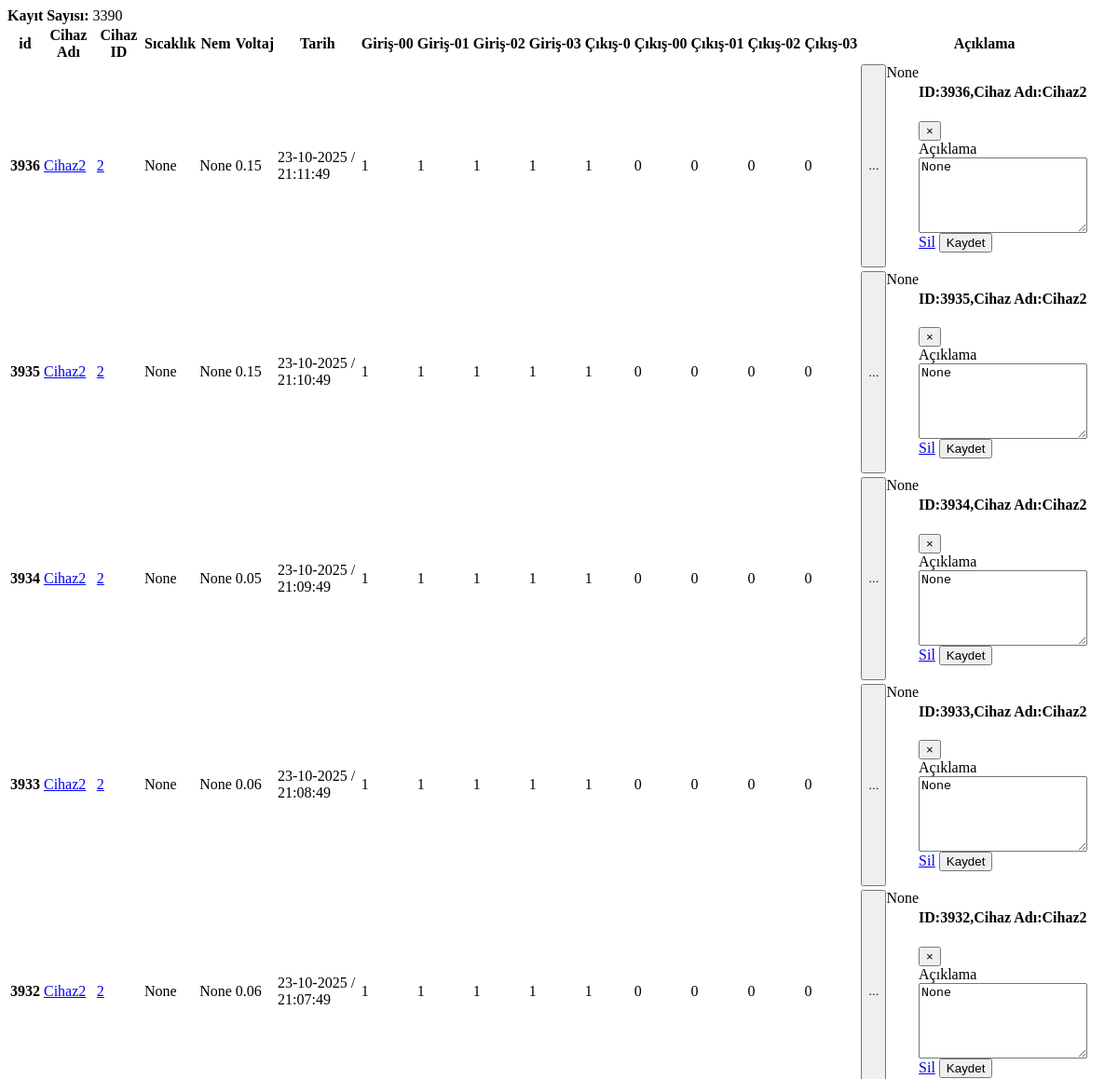
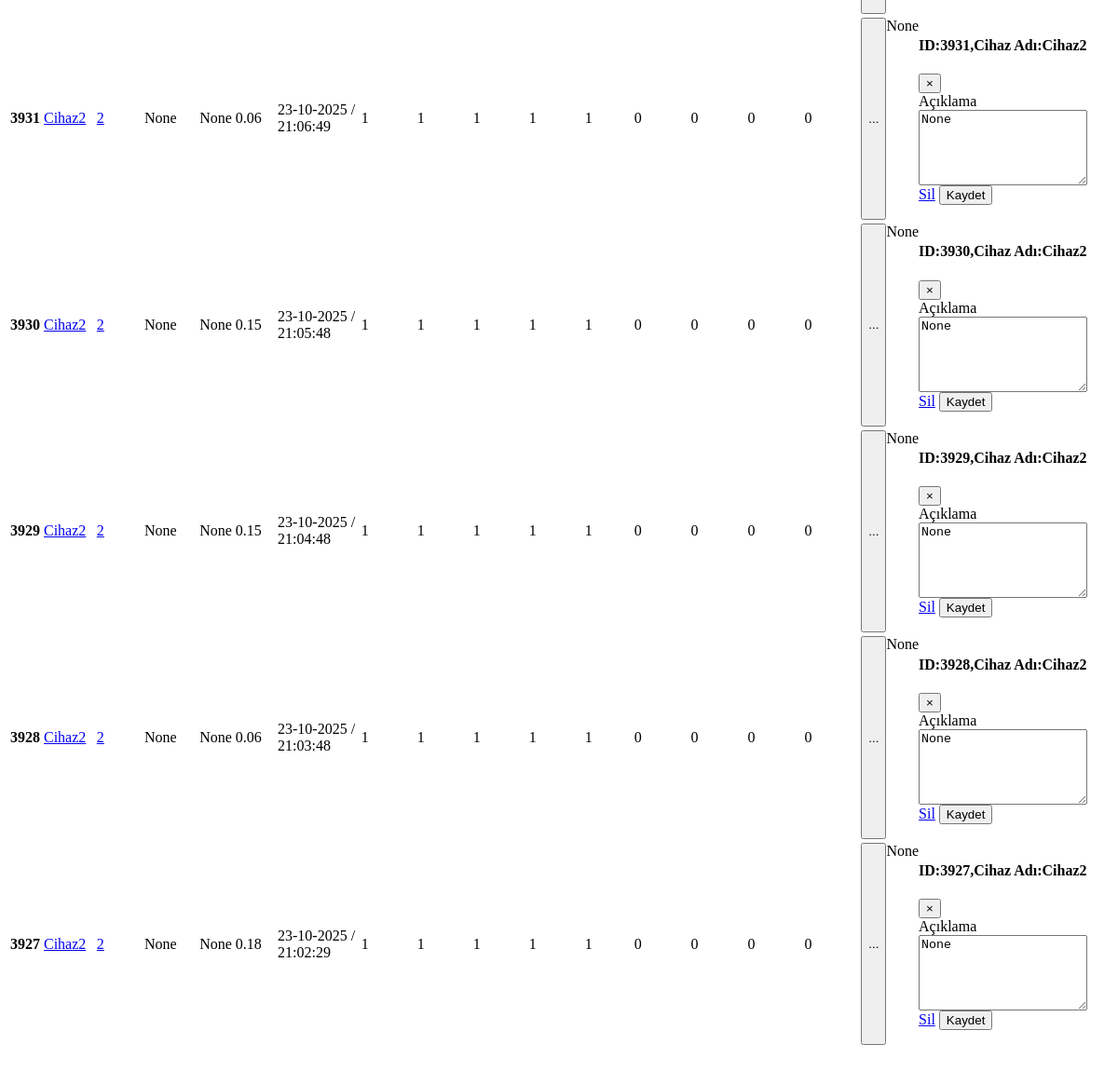
/tempList, run on an earlier commit of the app's database (2 pictures, top to bottom).
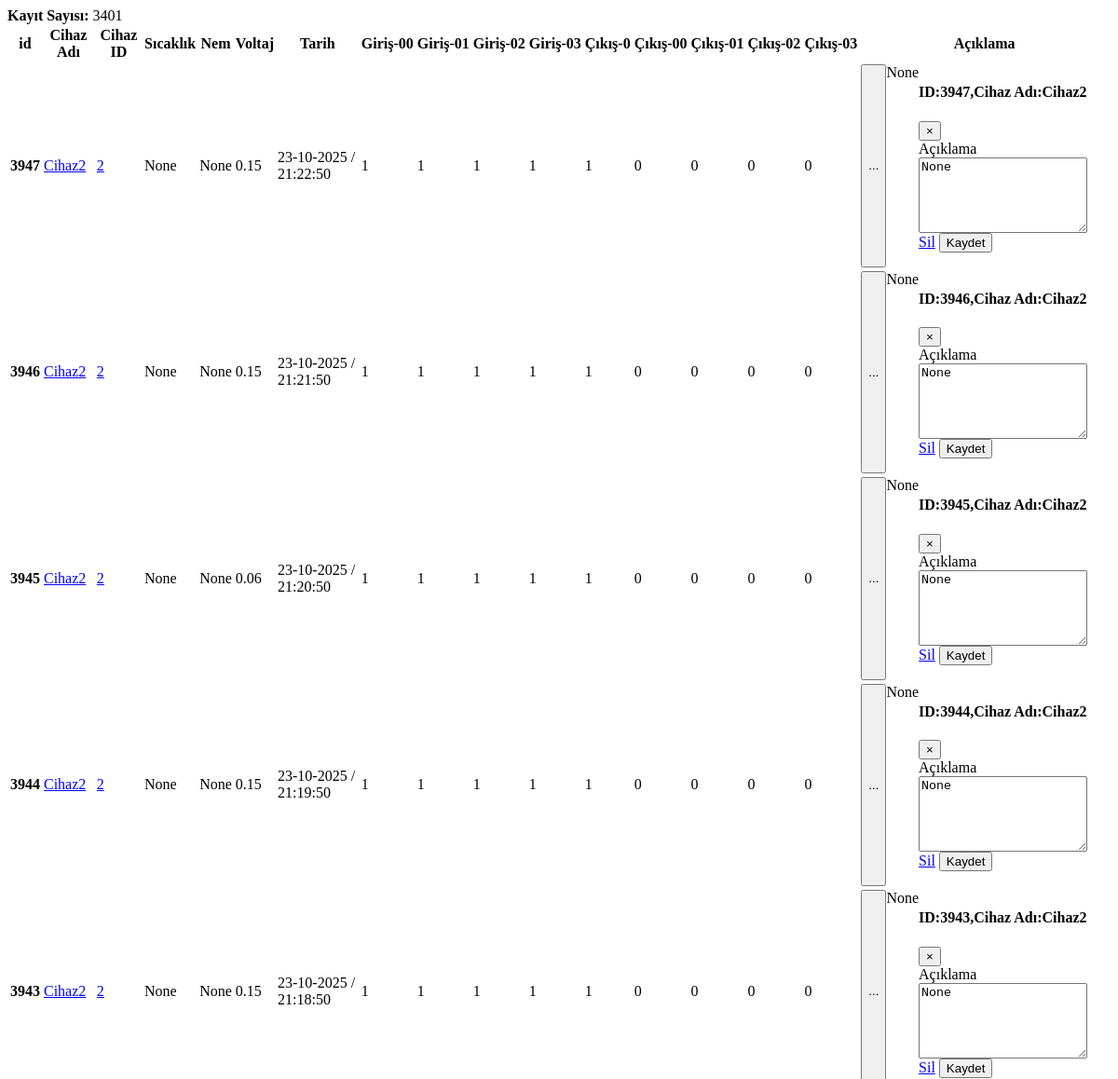
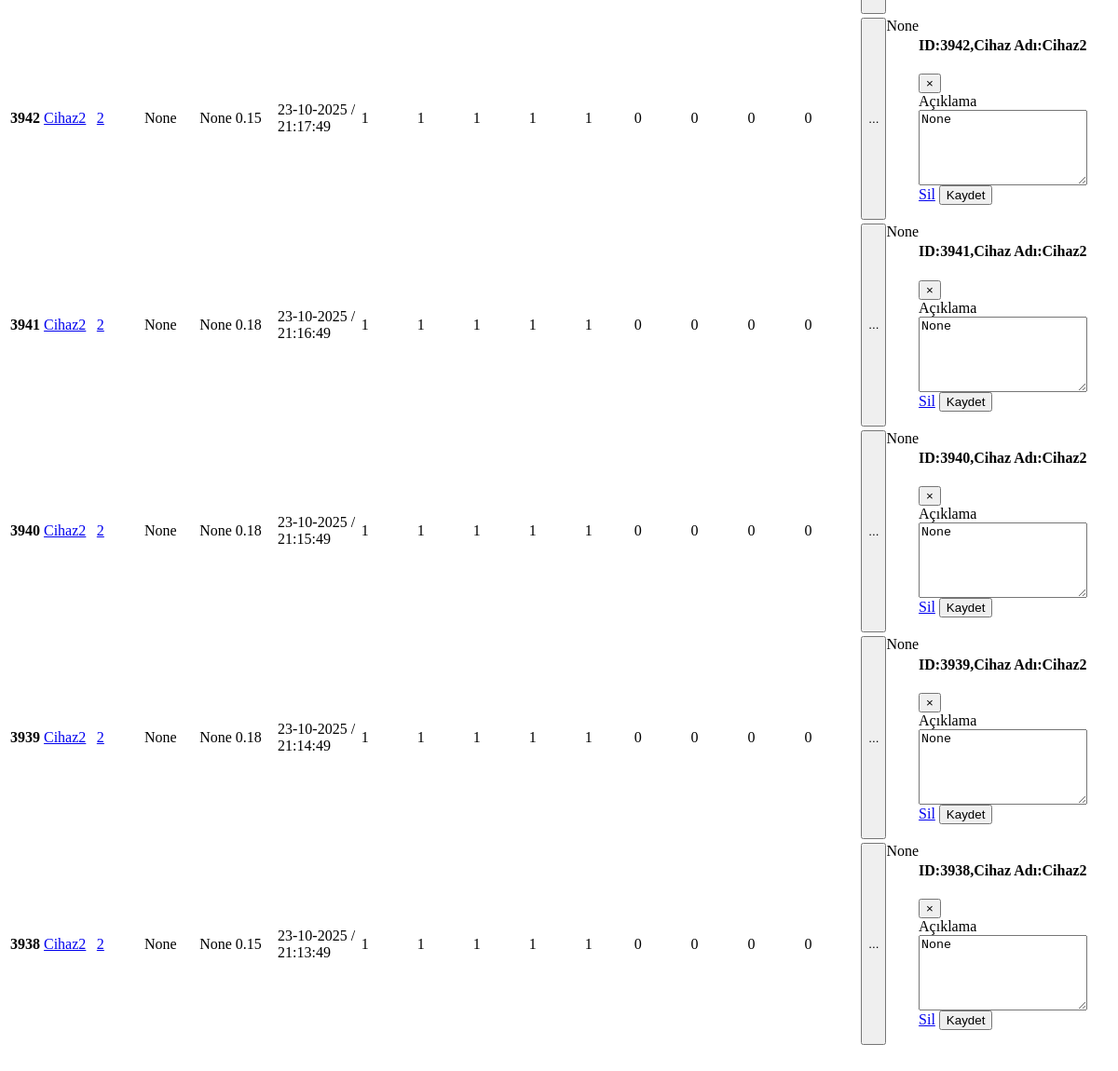
And on a later commit of the database (2 pictures, top to bottom).
### app_monitor/models.py (models this page shows, shortened)
class Temperature(models.Model):
    id=models.BigAutoField(primary_key=True,db_column='ID')
    temperature=models.FloatField(blank=True,null=True)
    humidity=models.FloatField(blank=True,null=True)
    volcum=models.FloatField(blank=True,null=True)
    date=models.DateTimeField()
    mail=models.BooleanField(default=False)
    additionalText=models.CharField(blank=True,null=True, max_length=50)
    device_id=models.ForeignKey(Device,on_delete=models.CASCADE,null=True, blank=True)
    device_name=models.CharField(blank=True,null=True, max_length=50)
    cikis0=models.CharField(blank=True,null=True, max_length=5)
    cikis00=models.CharField(blank=True,null=True, max_length=5)
    cikis01=models.CharField(blank=True,null=True, max_length=5)
    cikis02=models.CharField(blank=True,null=True, max_length=5)
    cikis03=models.CharField(blank=True,null=True, max_length=5)
    input00=models.CharField(blank=True,null=True, max_length=1)
    input01=models.CharField(blank=True,null=True, max_length=1)
    input02=models.CharField(blank=True,null=True, max_length=1)
    input03=models.CharField(blank=True,null=True, max_length=1)
    tag_id=models.ForeignKey(RFID_Kisi,on_delete=models.CASCADE,null=True,blank=True)
    staff_name=models.CharField(blank=True,null=True, max_length=30)

class Device(models.Model):
    device_id=models.IntegerField(primary_key=True,db_column='ID')
    device_name=models.CharField(blank=True,null=True, max_length=20)
    device_ip=models.CharField(blank=True,null=True, max_length=20)
    device_port=models.IntegerField(blank=True,null=True)
    device_function=models.CharField(blank=True,null=True, max_length=20)
    device_state=models.BooleanField(blank=True,null=True,default=False) #241225
    def __str__(self):
        return(f"{self.device_id}")

### app_monitor/views.py (the view)
# urls.py: path('tempList',tempList,name="tempList"),
def tempList(request):
    tempsajax = Temperature.objects.order_by('-id')[:10]
    deviceAll = Temperature.objects.order_by('-id')
    kayit_sayisi_total_ajax = Temperature.objects.count()
    cihaz_isimleri_query=Temperature.objects.values("device_name").distinct()
    cihaz_isimleri=[]
    for cihaz in cihaz_isimleri_query:
        cihaz_isimleri.append(list(cihaz.values())[0]) #cihaz isimlerini dizi olarak elde ettik.
    print("Templist girdi....")
    paginator = Paginator(deviceAll, 10)  # Show 10 contacts per page.
    device_search_count = deviceAll.count()
    page_number = request.GET.get('page')
    devicePaginator = paginator.get_page(page_number)
    tempsajax = paginator.get_page(page_number)
    context=dict(
        tempsajax=tempsajax,
        devicePaginator=devicePaginator,
        kayit_sayisi_total_ajax=kayit_sayisi_total_ajax,
    )
    return render(request, 'app_monitor/temperature_ajax.html', context)

### app_monitor/templates/app_monitor/temperature_ajax.html (shortened to what this page needs)
<b>Kayıt Sayısı: </b>{{kayit_sayisi_total_ajax}} <br>
   <table class="table table-hover">
  <thead>
     <tr>
       <th scope="col">id</th>
       <th scope="col">Cihaz Adı</th>
       <th scope="col">Cihaz ID</th>
       <th scope="col">Sıcaklık</th>
       <th scope="col">Nem</th>
       <th scope="col">Voltaj</th>
       <th scope="col">Tarih</th>
       <th scope="col">Giriş-00</th>
       <th scope="col">Giriş-01</th>
       <th scope="col">Giriş-02</th>
       <th scope="col">Giriş-03</th>
       <th scope="col">Çıkış-0</th>
       <th scope="col">Çıkış-00</th>
       <th scope="col">Çıkış-01</th>
       <th scope="col">Çıkış-02</th>
       <th scope="col">Çıkış-03</th>
       <th scope="col">Açıklama</th>
     </tr>
   </thead>
 <tbody>
 {% for temp in devicePaginator %}
   <tr>
       {% if temp.temperature >= 45 %}
     <th scope="row" style="background-color:#FF0000">{{temp.id}}</th>
     <td style="background-color:#FF0000">{{temp.temperature}}</td>
      <td style="background-color:#FF0000"> {{temp.date|date:'Y-m-d H:i:s'}}</td>
           {% if temp.mailSend == False %}
           <td style="background-color:#FF0000"> {{temp.mailSend}}</td>
           {% else %}
           <td style="background-color:#0000FF"> {{temp.mailSend}}</td>
           {% endif %}
       {% else %}
     <th scope="row" >{{temp.id}}</th>
     <td> <a target="_blank" href="/app_monitor/cihazlar/cihaz_adi={{temp.device_name}}" >{{temp.device_name}}</a> </td>
     <td> <a target="_blank" href="/app_monitor/cihazlar/cihaz_id={{temp.device_id}}" >{{temp.device_id}}</a> </td>
     <td >{{temp.temperature}}</td>
     <td >{{temp.humidity}}</td>
     <td >{{temp.volcum}}</td>
     <td > {{temp.date|date:'d-m-Y / H:i:s'}}</td>
     {% if temp.input00 == "0" %} <td style="background-color:orange">{{temp.input00}}</td> {% else %} <td >{{temp.input00}}</td> {% endif %}
     {% if temp.input01 == "0" %} <td style="background-color:orange;">{{temp.input01}}</td> {% else %} <td >{{temp.input01}}</td> {% endif %}
     <td >{{temp.input02}}</td>
     <td >{{temp.input03}}</td>
     <td >{{temp.cikis0}}</td>
     <td >{{temp.cikis00}}</td>
     <td >{{temp.cikis01}}</td>
     <td >{{temp.cikis02}}</td>
     <td >{{temp.cikis03}}</td>
     <td style="display: flex;text-align:start;vertical-align:middle">
      <button type="button" data-bs-toggle="modal" data-bs-target="#modal{{temp.id}}" data-bs-toggle="modal">...</button>
      <span class="d-inline-block text-truncate" style="max-width: 150px;" >{{temp.additionalText}}</span>
      <div class="modal" id="modal{{temp.id}}" data-bs-backdrop="static" tabindex="-1">
        <div class="modal-dialog">
          <div class="modal-content">
            <div class="modal-header">
              <h4 class="modal-title">ID:{{temp.id}},Cihaz Adı:{{temp.device_name}}  </h4>
              <button type="button" class="close" data-bs-dismiss="modal">&times;</button>
            </div>
            <form action="/app_monitor/additional_text">
            <div class="modal-body">
                <div class="mb-3">
                  <label for="acknowledge">Açıklama</label>
                  <textarea class="form-control" name="additional_text" id="additional_text" rows="5" >{{temp.additionalText}}</textarea>
                </div>
              </div>
              <div class="modal-footer">
                <a class="btn btn-secondary" href="/app_monitor/additional_text_sil/{{temp.id}}" > Sil</a>
                <button type="submit" class="btn btn-primary" data-bs-dismiss="modal" id="modal_kaydet">Kaydet </button>
              </div>
            </form>
          </div>
        </div>
      </div>
    </td>
     {% endif %}
   </tr>
 {% endfor %}
 </tbody>
</table>

What changed in the data, as far as the page shows it:
no longer on this page (row unchanged): Temperature: id "3936", device_name "Cihaz2", device_id "2", temperature "None", humidity "None", volcum "0.15", date "23-10-2025 / 21:11:49", input00 "1", input01 "1", input02 "1", input03 "1", cikis0 "1", cikis00 "0", cikis01 "0", cikis02 "0", cikis03 "0", additionalText "None", additional_text "None"
no longer on this page (row unchanged): Temperature: id "3935", device_name "Cihaz2", device_id "2", temperature "None", humidity "None", volcum "0.15", date "23-10-2025 / 21:10:49", input00 "1", input01 "1", input02 "1", input03 "1", cikis0 "1", cikis00 "0", cikis01 "0", cikis02 "0", cikis03 "0", additionalText "None", additional_text "None"
no longer on this page (row unchanged): Temperature: id "3934", device_name "Cihaz2", device_id "2", temperature "None", humidity "None", volcum "0.05", date "23-10-2025 / 21:09:49", input00 "1", input01 "1", input02 "1", input03 "1", cikis0 "1", cikis00 "0", cikis01 "0", cikis02 "0", cikis03 "0", additionalText "None", additional_text "None"
no longer on this page (row unchanged): Temperature: id "3933", device_name "Cihaz2", device_id "2", temperature "None", humidity "None", volcum "0.06", date "23-10-2025 / 21:08:49", input00 "1", input01 "1", input02 "1", input03 "1", cikis0 "1", cikis00 "0", cikis01 "0", cikis02 "0", cikis03 "0", additionalText "None", additional_text "None"
no longer on this page (row unchanged): Temperature: id "3932", device_name "Cihaz2", device_id "2", temperature "None", humidity "None", volcum "0.06", date "23-10-2025 / 21:07:49", input00 "1", input01 "1", input02 "1", input03 "1", cikis0 "1", cikis00 "0", cikis01 "0", cikis02 "0", cikis03 "0", additionalText "None", additional_text "None"
no longer on this page (row unchanged): Temperature: id "3931", device_name "Cihaz2", device_id "2", temperature "None", humidity "None", volcum "0.06", date "23-10-2025 / 21:06:49", input00 "1", input01 "1", input02 "1", input03 "1", cikis0 "1", cikis00 "0", cikis01 "0", cikis02 "0", cikis03 "0", additionalText "None", additional_text "None"
no longer on this page (row unchanged): Temperature: id "3930", device_name "Cihaz2", device_id "2", temperature "None", humidity "None", volcum "0.15", date "23-10-2025 / 21:05:48", input00 "1", input01 "1", input02 "1", input03 "1", cikis0 "1", cikis00 "0", cikis01 "0", cikis02 "0", cikis03 "0", additionalText "None", additional_text "None"
no longer on this page (row unchanged): Temperature: id "3929", device_name "Cihaz2", device_id "2", temperature "None", humidity "None", volcum "0.15", date "23-10-2025 / 21:04:48", input00 "1", input01 "1", input02 "1", input03 "1", cikis0 "1", cikis00 "0", cikis01 "0", cikis02 "0", cikis03 "0", additionalText "None", additional_text "None"
no longer on this page (row unchanged): Temperature: id "3928", device_name "Cihaz2", device_id "2", temperature "None", humidity "None", volcum "0.06", date "23-10-2025 / 21:03:48", input00 "1", input01 "1", input02 "1", input03 "1", cikis0 "1", cikis00 "0", cikis01 "0", cikis02 "0", cikis03 "0", additionalText "None", additional_text "None"
no longer on this page (row unchanged): Temperature: id "3927", device_name "Cihaz2", device_id "2", temperature "None", humidity "None", volcum "0.18", date "23-10-2025 / 21:02:29", input00 "1", input01 "1", input02 "1", input03 "1", cikis0 "1", cikis00 "0", cikis01 "0", cikis02 "0", cikis03 "0", additionalText "None", additional_text "None"
added Temperature: id "3947", device_name "Cihaz2", device_id "2", temperature "None", humidity "None", volcum "0.15", date "23-10-2025 / 21:22:50", input00 "1", input01 "1", input02 "1", input03 "1", cikis0 "1", cikis00 "0", cikis01 "0", cikis02 "0", cikis03 "0", additionalText "None", additional_text "None"
added Temperature: id "3946", device_name "Cihaz2", device_id "2", temperature "None", humidity "None", volcum "0.15", date "23-10-2025 / 21:21:50", input00 "1", input01 "1", input02 "1", input03 "1", cikis0 "1", cikis00 "0", cikis01 "0", cikis02 "0", cikis03 "0", additionalText "None", additional_text "None"
added Temperature: id "3945", device_name "Cihaz2", device_id "2", temperature "None", humidity "None", volcum "0.06", date "23-10-2025 / 21:20:50", input00 "1", input01 "1", input02 "1", input03 "1", cikis0 "1", cikis00 "0", cikis01 "0", cikis02 "0", cikis03 "0", additionalText "None", additional_text "None"
added Temperature: id "3944", device_name "Cihaz2", device_id "2", temperature "None", humidity "None", volcum "0.15", date "23-10-2025 / 21:19:50", input00 "1", input01 "1", input02 "1", input03 "1", cikis0 "1", cikis00 "0", cikis01 "0", cikis02 "0", cikis03 "0", additionalText "None", additional_text "None"
added Temperature: id "3943", device_name "Cihaz2", device_id "2", temperature "None", humidity "None", volcum "0.15", date "23-10-2025 / 21:18:50", input00 "1", input01 "1", input02 "1", input03 "1", cikis0 "1", cikis00 "0", cikis01 "0", cikis02 "0", cikis03 "0", additionalText "None", additional_text "None"
added Temperature: id "3942", device_name "Cihaz2", device_id "2", temperature "None", humidity "None", volcum "0.15", date "23-10-2025 / 21:17:49", input00 "1", input01 "1", input02 "1", input03 "1", cikis0 "1", cikis00 "0", cikis01 "0", cikis02 "0", cikis03 "0", additionalText "None", additional_text "None"
added Temperature: id "3941", device_name "Cihaz2", device_id "2", temperature "None", humidity "None", volcum "0.18", date "23-10-2025 / 21:16:49", input00 "1", input01 "1", input02 "1", input03 "1", cikis0 "1", cikis00 "0", cikis01 "0", cikis02 "0", cikis03 "0", additionalText "None", additional_text "None"
added Temperature: id "3940", device_name "Cihaz2", device_id "2", temperature "None", humidity "None", volcum "0.18", date "23-10-2025 / 21:15:49", input00 "1", input01 "1", input02 "1", input03 "1", cikis0 "1", cikis00 "0", cikis01 "0", cikis02 "0", cikis03 "0", additionalText "None", additional_text "None"
added Temperature: id "3939", device_name "Cihaz2", device_id "2", temperature "None", humidity "None", volcum "0.18", date "23-10-2025 / 21:14:49", input00 "1", input01 "1", input02 "1", input03 "1", cikis0 "1", cikis00 "0", cikis01 "0", cikis02 "0", cikis03 "0", additionalText "None", additional_text "None"
added Temperature: id "3938", device_name "Cihaz2", device_id "2", temperature "None", humidity "None", volcum "0.15", date "23-10-2025 / 21:13:49", input00 "1", input01 "1", input02 "1", input03 "1", cikis0 "1", cikis00 "0", cikis01 "0", cikis02 "0", cikis03 "0", additionalText "None", additional_text "None"
Also different on the page:
{{ kayit_sayisi_total_ajax }}: "3390" → "3401"
